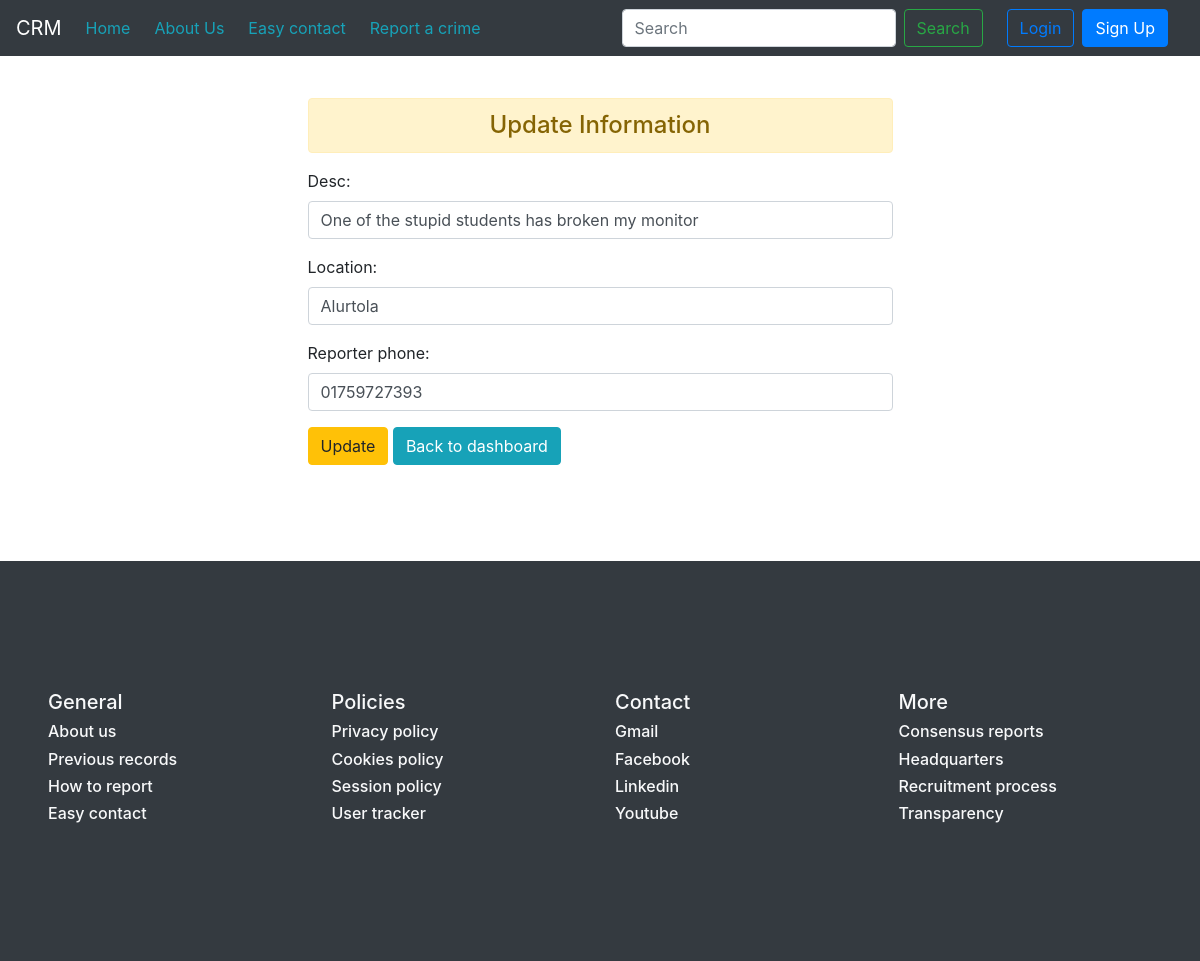
The app's page /main/updateDate/6/ with its own data.
### main/models.py (models this page shows)
class Case(models.Model):
    id = models.AutoField(primary_key=True)
    case_code = models.CharField(max_length=11)
    location = models.CharField(max_length=300)
    desc = models.CharField(max_length=5000)
    status = models.CharField(max_length=200)
    reporter_name = models.CharField(max_length=50)
    reporter_phone = models.CharField(max_length=20)
    investigator_code = models.CharField(max_length=11)

### main/views.py (the view)
# urls.py: path('updateDate/<int:id>/', views.updateData, name='updateData'),
def updateData(request, id):
    if request.method== 'POST':
        record = Case.objects.get(pk=id)
        fm = ReportCase(request.POST, instance=record) # Generating a form with the values of the record with the given id
        if fm.is_valid():
            fm.save()
    else:
        record = Case.objects.get(pk=id)
        fm = ReportCase(instance=record)
    return render(request, 'main/updateData.html', {'form':fm})

### main/forms.py
class ReportCase(forms.ModelForm):
    class Meta:
        model = Case
        fields = ['desc', 'location', 'reporter_phone']
        widgets = {
            'desc' : forms.TextInput(attrs={'class':'form-control'}),
            'location' : forms.TextInput(attrs={'class':'form-control'}),
            'reporter_phone' : forms.TextInput(attrs={'class':'form-control'}),
        }

### main/templates/main/updateData.html (shortened to what this page needs)
{% extends 'main/base.html' %}
{% block body %}
    <div class="row d-flex justify-content-center">
        <div class="col-md-6  my-5">
            <h4 class="alert alert-warning text-center">Update Information</h4>
            <form action="" method="POST">  {% csrf_token %}
                {{form.as_p}}
                <input type="submit" class="btn btn-warning" value="Update">
                <a href="/main/dashboard/{{request.user.username}}" class="btn btn-info text-white">Back to dashboard</a>
            </form>
        </div>
    </div>
{% endblock %}

### records on screen
Case: desc "One of the stupid students has broken my monitor", location "Alurtola", reporter_phone "01759727393"
